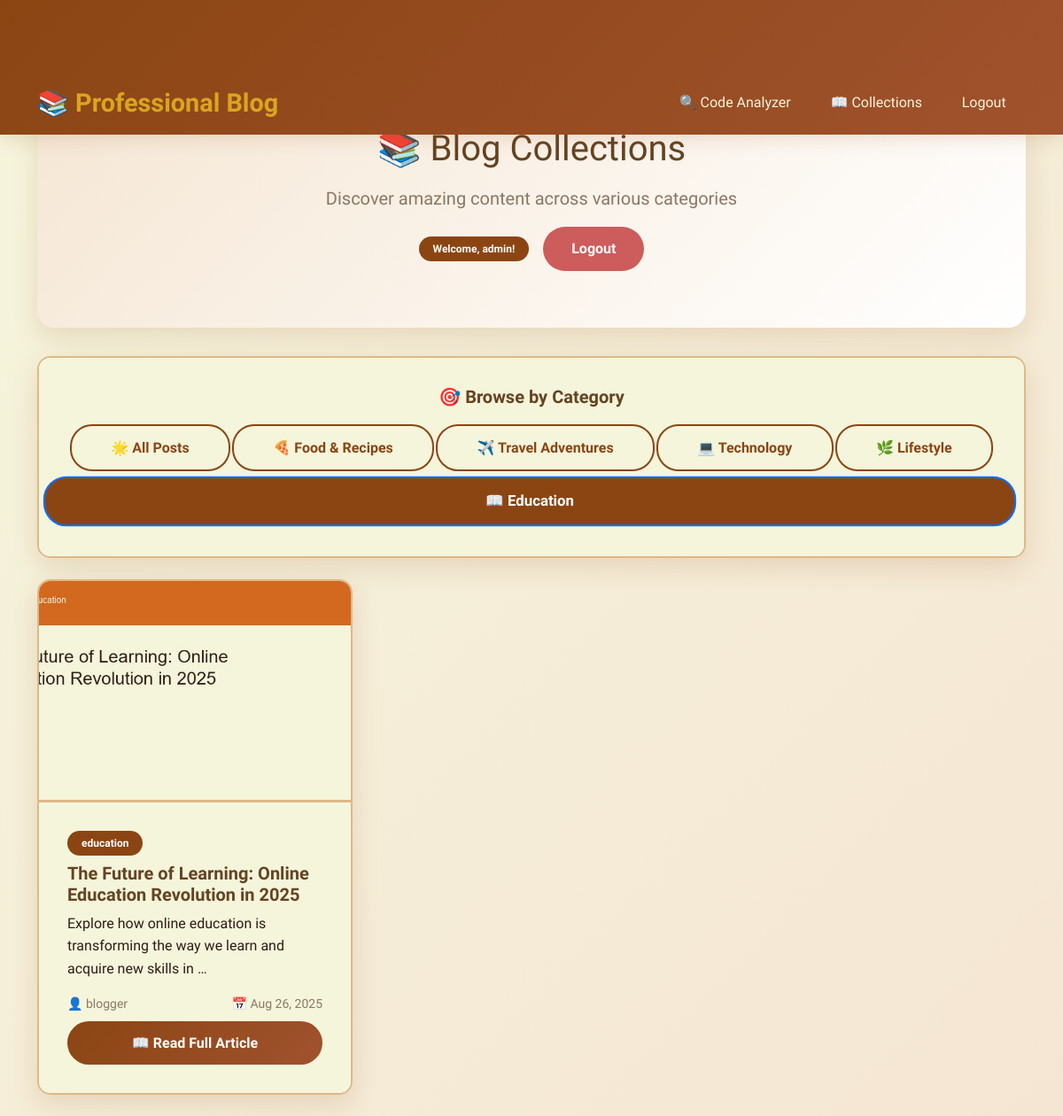
Page /collections/?category=education (signed in) on the committed database.
### blogapp/models.py (models this page shows, shortened)
class Blog(models.Model):
    CATEGORY_CHOICES = [
        ('Technology', 'Technology'),
        ('Programming', 'Programming'),
        ('Tutorial', 'Tutorial'),
        ('Review', 'Review'),
        ('News', 'News'),
        ('Other', 'Other'),
    ]
    title = models.CharField(max_length=200)
    content = models.TextField()
    author = models.ForeignKey(User, on_delete=models.CASCADE)
    category = models.CharField(max_length=50, choices=CATEGORY_CHOICES, default='Other')
    created_at = models.DateTimeField(auto_now_add=True)
    updated_at = models.DateTimeField(auto_now=True)
    image = models.ImageField(upload_to='blog_images/', blank=True, null=True)

### blogapp/views.py (the view)
# urls.py: path('collections/', views.collections, name='collections'),  # Collections page
@login_required
def collections(request):
    category = request.GET.get('category', 'all')
    category_mapping = {
        'food': 'food',
        'travel': 'travel',
        'tech': 'Technology',
        'lifestyle': 'lifestyle',
        'education': 'education'
    }
    if category and category != 'all':
        actual_category = category_mapping.get(category, category)
        blogs = Blog.objects.filter(category__icontains=actual_category).order_by('-created_at')
    else:
        blogs = Blog.objects.all().order_by('-created_at')
    for blog in blogs:
        if not blog.image:
            from .utils import generate_blog_image
            generated_image = generate_blog_image(blog.title, blog.category, blog.author.username)
            if generated_image:
                blog.image = generated_image
                blog.save()
    return render(request, 'blog/collections.html', {'blogs': blogs})

### blogapp/templates/blog/collections.html (shortened to what this page needs)
{% extends 'layouts/main.html' %}
{% block content %}
<div class="container">
    <div class="hero-section">
        <h1 style="color: var(--dark-brown); margin-bottom: 1rem;">📚 Blog Collections</h1>
        <p class="lead">Discover amazing content across various categories</p>
        <div class="d-flex justify-content-center align-items-center gap-3 mt-3">
            <span class="badge bg-primary">Welcome, {{ user.username }}!</span>
            <a href="{% url 'logout' %}" class="btn btn-danger">Logout</a>
        </div>
    </div>
    <div class="row mb-4">
        <div class="col-12">
            <div class="card">
                <div class="card-body text-center">
                    <h5 class="card-title mb-3" style="color: var(--dark-brown);">🎯 Browse by Category</h5>
                    <div class="btn-group flex-wrap" role="group" aria-label="Category Filter">
                        <a href="?category=all" class="btn btn-outline-primary {% if not request.GET.category or request.GET.category == 'all' %}active{% endif %}">
                            🌟 All Posts
                        </a>
                        <a href="?category=food" class="btn btn-outline-primary {% if request.GET.category == 'food' %}active{% endif %}">
                            🍕 Food & Recipes
                        </a>
                        <a href="?category=travel" class="btn btn-outline-primary {% if request.GET.category == 'travel' %}active{% endif %}">
                            ✈️ Travel Adventures
                        </a>
                        <a href="?category=tech" class="btn btn-outline-primary {% if request.GET.category == 'tech' %}active{% endif %}">
                            💻 Technology
                        </a>
                        <a href="?category=lifestyle" class="btn btn-outline-primary {% if request.GET.category == 'lifestyle' %}active{% endif %}">
                            🌿 Lifestyle
                        </a>
                        <a href="?category=education" class="btn btn-outline-primary {% if request.GET.category == 'education' %}active{% endif %}">
                            📖 Education
                        </a>
                    </div>
                </div>
            </div>
        </div>
    </div>
    <div class="row">
        {% for blog in blogs %}
            <div class="col-lg-4 col-md-6 mb-4">
                <div class="card h-100">
                    {% if blog.image %}
                        <img src="{{ blog.image.url }}" class="card-img-top" alt="{{ blog.title }}">
                    {% else %}
                        <div class="card-img-top d-flex align-items-center justify-content-center" style="height: 250px; background: linear-gradient(45deg, var(--light-brown), var(--cream)); color: var(--dark-brown); font-size: 1.5rem;">
                            📝 {{ blog.category|default:"Blog" }}
                        </div>
                    {% endif %}
                    <div class="card-body d-flex flex-column">
                        <div class="mb-2">
                            <span class="badge bg-primary">{{ blog.get_category_display|default:blog.category }}</span>
                        </div>
                        <h5 class="card-title">{{ blog.title }}</h5>
                        <p class="card-text flex-grow-1">{{ blog.content|truncatewords:15 }}</p>
                        <div class="mt-auto">
                            <div class="d-flex justify-content-between align-items-center mb-2">
                                <small class="text-muted">
                                    👤 {{ blog.author.username }}
                                </small>
                                <small class="text-muted">
                                    📅 {{ blog.created_at|date:"M d, Y" }}
                                </small>
                            </div>
                            <a href="{% url 'blog_detail' blog.id %}" class="btn btn-primary w-100">
                                📖 Read Full Article
                            </a>
                        </div>
                    </div>
                </div>
            </div>
        {% endfor %}
    </div>
</div>
{% endblock content %}

### static/css/styles.css (style rules this page uses)
:root { --primary-brown: #8B4513; --secondary-brown: #A0522D; --light-brown: #DEB887; --dark-brown: #654321; --cream: #F5F5DC; --beige: #F5E6D3; --accent-gold: #DAA520; --text-dark: #2F1B14; --text-light: #8B7765; --shadow: rgba(139, 69, 19, 0.15); }
* { margin: 0; padding: 0; box-sizing: border-box; }
body { font-family: 'Georgia', 'Times New Roman', serif; background: linear-gradient(135deg, var(--cream) 0%, var(--beige) 100%); color: var(--text-dark); line-height: 1.6; min-height: 100vh; }
.container { margin-top: 80px; }
.card { background: white; border: 2px solid var(--light-brown); border-radius: 15px; box-shadow: 0 10px 30px var(--shadow); transition: all 0.3s ease; overflow: hidden; }
.card-body { background: var(--cream); padding: 2rem; }
.card-img-top { height: 250px; object-fit: cover; border-bottom: 3px solid var(--light-brown); }
.btn { border-radius: 25px; font-weight: 600; padding: 0.8rem 2rem; transition: all 0.3s ease; border: none; }
.btn-primary { background: linear-gradient(135deg, var(--primary-brown) 0%, var(--secondary-brown) 100%); color: white; }
.btn-outline-primary { border: 2px solid var(--primary-brown); color: var(--primary-brown); background: transparent; }
.btn-outline-primary:hover, .btn-outline-primary.active { background: var(--primary-brown); color: white; transform: scale(1.05); }
.btn-danger { background: #CD5C5C; color: white; }
.btn-group .btn { margin: 0.2rem; border-radius: 25px !important; }
.badge { border-radius: 15px; padding: 0.5rem 1rem; font-weight: 600; }
.bg-primary { background: var(--primary-brown) !important; }
.lead { color: var(--text-light); }
.text-muted { color: var(--text-light) !important; }
.hero-section { text-align: center; padding: 4rem 0; background: linear-gradient(135deg, var(--beige) 0%, white 100%); border-radius: 20px; margin-bottom: 2rem; box-shadow: 0 10px 30px var(--shadow); }
.card { animation: fadeInUp 0.6s ease-out; }
.card-title { color: var(--dark-brown); font-weight: bold; }
.card-text { color: var(--text-dark); }

### rows in the picture
Blog: image (picture), category "education", title "The Future of Learning: Online Education Revolution in 2025", content "Explore how online education is transforming the way we learn and acquire new skills in …", author.username "blogger", created_at "Aug 26, 2025"

### other values in the picture
{{ user.username }} "admin"
